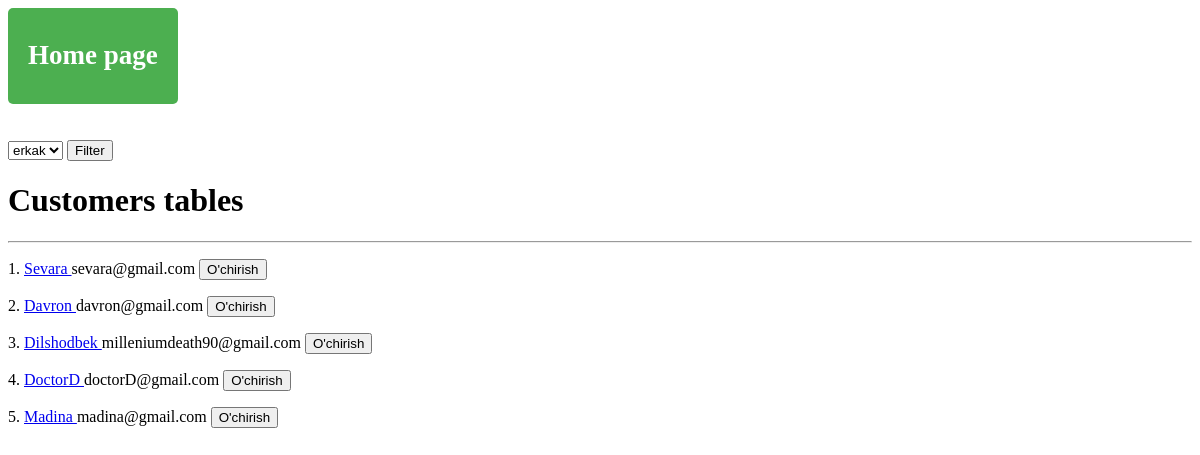
The app's page /customers/ with its own data.
### book_shop/models.py (models this page shows, shortened)
class Customer(models.Model):
    Jinsi = [
        ('erkak', 'erkak'),
        ('ayol', 'ayol')
    ]
    name = models.CharField(max_length=255)
    email = models.EmailField()
    jins = models.CharField(choices=Jinsi, max_length=20)

### book_shop/views.py (the view)
# urls.py: path('customers/', customers_view),
def customers_view(request):
    customers = Customer.objects.all()
    gender = request.GET.get('gender')
    if gender is not None:
        customers = Customer.objects.filter(jins=gender)
    customers = {
        'customers' : customers,
        'genders': Customer.Jinsi,
        'select_gender': gender
    }
    return render(request, 'customers.html', context=customers)

### templates/customers.html (shortened to what this page needs)
<!DOCTYPE html>
<html lang="en">
<head>
    <a href="/" class="btn-link"><h2>Home page</h2></a> <br><br><br>
    <form>
        <select name="gender">
            {%for gender in genders%}
                <option {%if gender.0 == select_gender%} selected {% endif%}>{{gender.0}}</option>
            {% endfor%}
        </select>
        <button>Filter</button>
    </form>
</head>
<body>
<h1>Customers tables</h1>
<hr>
{% for customer in customers %}
<p>{{forloop.counter}}. <a href="/customer/">{{customer.name}} </a> {{customer.email}}
    <a href="/customers/{{customer.id}}/tasdiq-delete/">
    <button>O'chirish</button>
</a>
</p>
{% endfor %}
</body>
</html>

### templates/customers.html (style rules this page uses)
.btn-link { display: inline-block; padding: 10px 20px; font-size: 18px; background-color: #4CAF50; color: white; text-decoration: none; border: none; border-radius: 5px; cursor: pointer; transition: background-color 0.3s ease; }

### records on screen
Customer: name "Sevara", email "sevara@gmail.com"
Customer: name "Davron", email "davron@gmail.com"
Customer: name "Dilshodbek", email "milleniumdeath90@gmail.com"
Customer: name "DoctorD", email "doctorD@gmail.com"
Customer: name "Madina", email "madina@gmail.com"

### other values on screen
form field gender "erkak"
